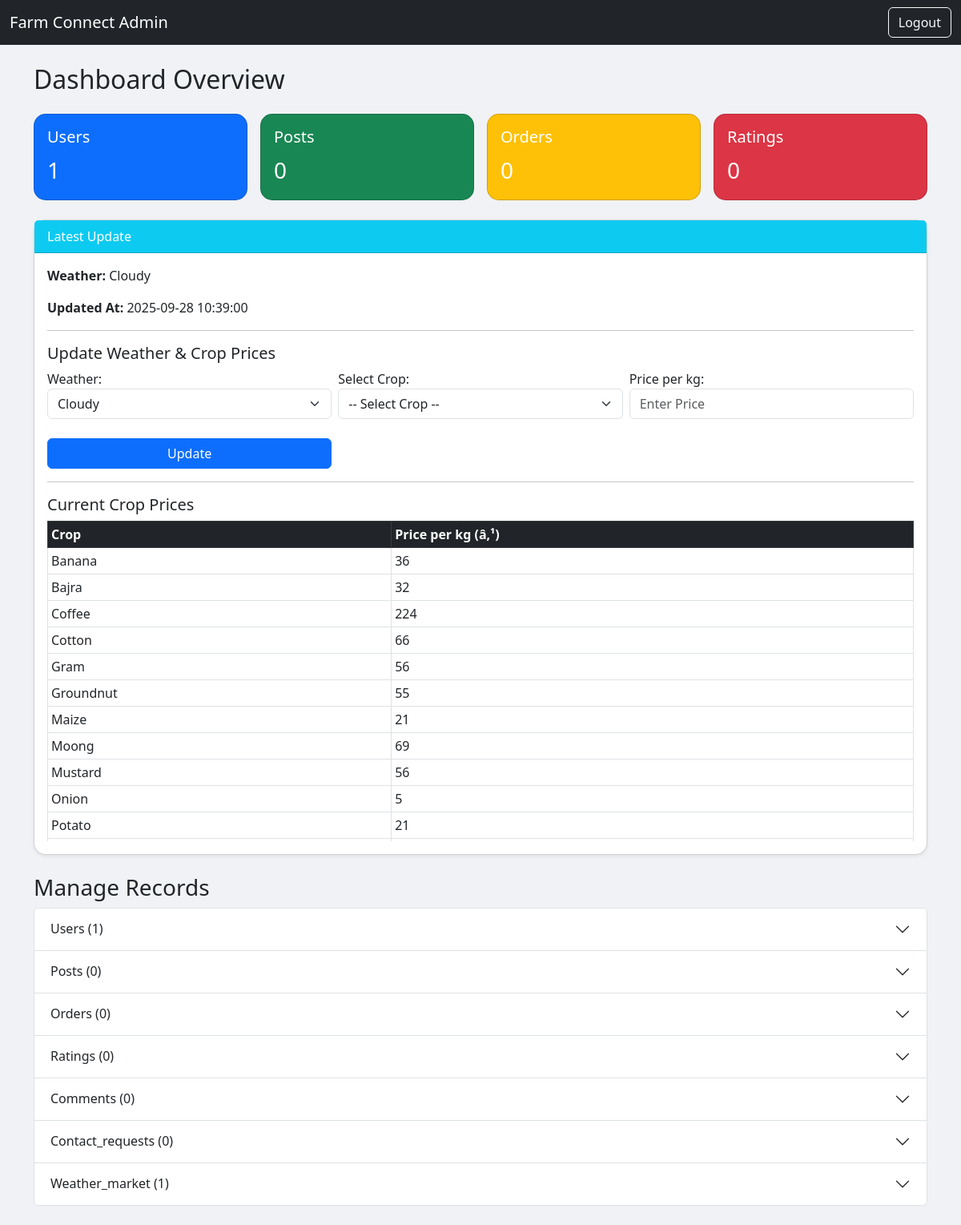
Screenshot of /admin.php (signed in) with the database file from the repository.
### tables this page shows
CREATE TABLE `weather_market` (
  `id` int(11) NOT NULL,
  `weather` varchar(100) DEFAULT NULL,
  `updated_at` timestamp NOT NULL DEFAULT current_timestamp() ON UPDATE current_timestamp(),
  `crop_prices` longtext NOT NULL
);

### admin.php (the view, shortened to what this page needs)
<?php
require 'db_connection.php';
?>
<?php
$tables = ['users','posts','orders','ratings','comments','contact_requests','weather_market'];
$counts = [];
$all_data = [];
foreach($tables as $table){
$res = $conn->query("SELECT COUNT(*) as cnt FROM `$table`");
$row = $res->fetch_assoc();
$counts[$table] = $row['cnt'] ?? 0;
$res2 = $conn->query("SELECT * FROM `$table` ORDER BY id DESC LIMIT 50");
$all_data[$table] = $res2 ? $res2->fetch_all(MYSQLI_ASSOC) : [];
}
$weather = $conn->query("SELECT * FROM `weather_market` ORDER BY id DESC LIMIT 1")->fetch_assoc();
$crop_prices = json_decode($weather['crop_prices'] ?? '{}', true);
$all_crops = ["Banana","Bajra","Coffee","Cotton","Gram","Groundnut","Maize","Moong","Mustard","Onion","Potato","Ragi","Rice","Sugarcane","Sunflower","Tea","Tomato","Tur","Urad","Wheat"];
?>
<!DOCTYPE html>
<html lang="en">
<head>
<link href="https://cdn.jsdelivr.net/npm/bootstrap@5.3.0/dist/css/bootstrap.min.css" rel="stylesheet"/>
</head>
<body>
<nav class="navbar navbar-expand-lg navbar-dark bg-dark">
<div class="container-fluid">
<a class="navbar-brand" href="#">Farm Connect Admin</a>
<div class="d-flex">
<a href="admin.php?logout=1" class="btn btn-outline-light">Logout</a>
</div>
</div>
</nav>
<div class="container my-4">
<h2 class="mb-4">Dashboard Overview</h2>
<div class="row g-3 mb-4">
<?php foreach(['users'=>'primary','posts'=>'success','orders'=>'warning','ratings'=>'danger'] as $t=>$color): ?>
<div class="col-md-3">
<div class="card text-white bg-<?=$color?>">
<div class="card-body">
<h5 class="card-title"><?=ucfirst($t)?></h5>
<p class="card-text fs-3"><?=$counts[$t]?></p>
</div>
</div>
</div>
<?php endforeach; ?>
</div>
<div class="card shadow-sm mb-4">
<div class="card-header bg-info text-white">Latest Update</div>
<div class="card-body">
<p><strong>Weather:</strong> <?=htmlspecialchars($weather['weather'] ?? '0')?></p>
<p><strong>Updated At:</strong> <?=htmlspecialchars($weather['updated_at'] ?? '')?></p>
<hr>
<h5>Update Weather & Crop Prices</h5>
<div class="row g-2">
<div class="col-md-4">
<label for="weather">Weather:</label>
<select id="weather" class="form-select">
<option value="Cloudy" <?=($weather['weather']??'')==='Cloudy'?'selected':''?>>Cloudy</option>
</select>
</div>
<div class="col-md-4 mt-2">
<label for="crop">Select Crop:</label>
<select id="crop" class="form-select" onchange="loadPrice()">
<option value="">-- Select Crop --</option>
</select>
</div>
<div class="col-md-4 mt-2">
<label for="price">Price per kg:</label>
<input type="number" id="price" class="form-control" placeholder="Enter Price" min="1" max="300">
</div>
<div class="col-md-4 mt-4">
<button type="button" class="btn btn-primary w-100" onclick="updateData()">Update</button>
</div>
</div>
<hr>
<h5>Current Crop Prices</h5>
<div class="table-responsive">
<table class="table table-bordered table-sm">
<thead class="table-dark">
<tr><th>Crop</th><th>Price per kg (â‚¹)</th></tr>
</thead>
<tbody>
<?php foreach($all_crops as $crop):
$price = $crop_prices[$crop] ?? '-';
?>
<tr>
<td><?=htmlspecialchars($crop)?></td>
<td><?=htmlspecialchars($price)?></td>
</tr>
<?php endforeach; ?>
</tbody>
</table>
</div>
</div>
</div>
<h3>Manage Records</h3>
<div class="accordion" id="adminAccordion">
<?php foreach($tables as $table): ?>
<div class="accordion-item">
<h2 class="accordion-header" id="heading-<?=$table?>">
<button class="accordion-button collapsed" type="button" data-bs-toggle="collapse" data-bs-target="#collapse-<?=$table?>">
<?=ucfirst($table)?> (<?=count($all_data[$table])?>)
</button>
</h2>
</div>
<?php endforeach; ?>
</div>
</body>
</html>

### admin.php (style rules this page uses)
body { background: #f0f2f5; }
.card { border-radius: 15px; }
.table-responsive { max-height: 400px; overflow-y:auto; }

### rows the page displays
weather_market: weather "Cloudy", updated_at "2025-09-28 10:39:00", crop_prices "36", crop_prices "32", crop_prices "224", crop_prices "66", crop_prices "56", crop_prices "55", crop_prices "21", crop_prices "69", crop_prices "5"

### other values shown
$t "Users"
$counts[$t] "1"
$t "Posts"
$counts[$t] "0"
$t "Orders"
$t "Ratings"
$crop "Banana"
$crop "Bajra"
$crop "Coffee"
$crop "Cotton"
$crop "Gram"
$crop "Groundnut"
$crop "Maize"
$crop "Moong"
$crop "Mustard"
